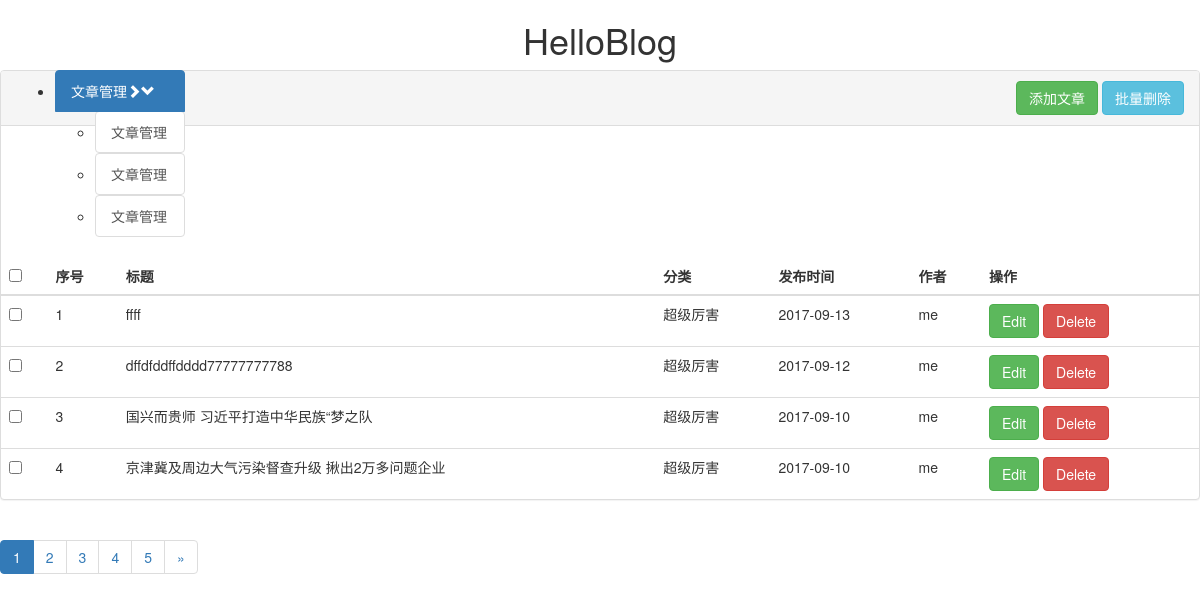
The page /backend/article_admin.html on the database its author committed.
### backend/models.py (models this page shows, shortened)
class Article(models.Model):
    id = models.AutoField(primary_key=True)
    title = models.CharField(max_length=64)
    publish_time = models.DateField(auto_now_add=True)
    tags = models.ManyToManyField(Tag)
    catagory = models.ForeignKey(Catagory)
    content = models.TextField()
    author = models.CharField(max_length=8)
    canbe_content = models.BooleanField(default=True)
    viwes_num = models.IntegerField(verbose_name='浏览数')
    summary = models.CharField(max_length=256)

class Catagory(models.Model):
    name = models.CharField('名称',max_length=30)
    def __str__(self):
        return self.name

### backend/views.py (the view)
@csrf_exempt
def article_admin(request):
    if request.POST:
        if request.POST.getlist('select_checked_article_list[]'):
            for line in request.POST.getlist('select_checked_article_list[]'):
                delete_sql_obj = Article.objects.get(id=int(line))
                delete_sql_obj.delete()
            return HttpResponse("delete all OK")
    else:
        every_page_num = 4  # 每页显示的记录数  #不加 order by 会有警告信息
        p = Paginator(Article.objects.all().order_by('-publish_time',), every_page_num)
        page = request.GET.get('page')
        print(type(page))
        if page == None:
            page = 1
        current_page_first = (int(page) - 1) * every_page_num
        try:
            contacts = p.page(page)
        except PageNotAnInteger:
            contacts = p.page(1)
        except EmptyPage:
            contacts = p.page(p.num_pages)
        for line in contacts:
            line.publish_time = datetime.datetime.strftime(line.publish_time, "%Y-%m-%d")
        return render(request, 'backend/article_admin.html', context={
            'contacts': contacts, 'every_page_num': every_page_num,
            'current_page_first': current_page_first,
        })

### templates/backend/article_admin.html (shortened to what this page needs)
<!DOCTYPE html>
<html lang="en">
<head>
    <link href="/static/css/bootstrap.min.css" rel="stylesheet">
    <link href="/static/css/custom.css" rel="stylesheet">
</head>
<body>
<div class="page-header-for-admin">
    <h1 class="text-center">HelloBlog</h1>
</div>
<div class="col-lg-2">
    <div class="list-group text-for-admin">
        <ul class="left-content-for-admin" id="drop1">
            <li>
                <a href="#" class="list-group-item active" id="dropdown1">文章管理<span
                        class="glyphicon glyphicon-chevron-right" aria-hidden="true"></span><span
                        class="glyphicon glyphicon-chevron-down" aria-hidden="true"></span></a>
                <ul class="left-content-for-admin">
                    <li><a href="#" class="list-group-item">文章管理</a></li>
                    <li><a href="#" class="list-group-item">文章管理</a></li>
                    <li><a href="#" class="list-group-item">文章管理</a></li>
                </ul>
            </li>
        </ul>
    </div>
</div>
<div class="col-lg-9-for-admin">
    <div class="panel panel-default">
        <div class="panel-heading text-for-admin-2" style="height: 55px;">
            <span class="pull-right">
                <a class="btn btn-success" href="{% url 'edit_article' %}">添加文章</a>
                <a class="btn btn-info" name="delete-all">批量删除</a>
            </span>
        </div>
        <table class="table">
            <thead>
            <tr>
                <th><input name="checked-all" type="checkbox"></th>
                <th>序号</th>
                <th>标题</th>
                <th>分类</th>
                <th>发布时间</th>
                <th>作者</th>
                <th>操作</th>
            </tr>
            </thead>
            <tbody>
            {% for article in contacts %}
                <tr name="RowId" row-id="{{ article.id }}">
                    <td scope="row"><label>
                        <input name="checked-one" type="checkbox">
                    </label></td>
                    <td scope="row">
                        {{ current_page_first|add:forloop.counter }}
                    </td>
                    <td>{{ article.title }}</td>
                    <td>{{ article.catagory }}</td>
                    <td>{{ article.publish_time }}</td>
                    <td>{{ article.author }}</td>
                    <td>
                        <a href="{% url "edit_article" %}?article-id={{ article.id }}&command=null" class="btn btn-success">Edit</a>
                        <a href="{% url "edit_article" %}?article-id={{ article.id }}&command=delete" class="btn btn-danger">Delete</a>
                    </td>
                </tr>
            {% endfor %}
            </tbody>
        </table>
    </div>
    <div>
        <ul class="pagination">
            {% for pg in contacts.paginator.page_range %}
                {% if contacts.number == pg %}
                    <li class="active"><a href="?page={{ pg }}">{{ pg }}</a></li>
                {% else %}
                    <li><a href="?page={{ pg }}">{{ pg }}</a></li>
                {% endif %}
            {% endfor %}
            {% if contacts.has_next  %}
                <li><a href="?page={{ contacts.next_page_number }}" aria-label="Next"><span aria-hidden="true">&raquo;</span></a>
                </li>
            {% endif %}
        </ul>
    </div>
</div>
</body>
</html>

### rows shown on the page
Article: counter "1", title "ffff", catagory "超级厉害", publish_time "2017-09-13", author "me"
Article: counter "2", title "dffdfddffdddd77777777788", catagory "超级厉害", publish_time "2017-09-12", author "me"
Article: counter "3", title "国兴而贵师 习近平打造中华民族“梦之队", catagory "超级厉害", publish_time "2017-09-10", author "me"
Article: counter "4", title "京津冀及周边大气污染督查升级 揪出2万多问题企业", catagory "超级厉害", publish_time "2017-09-10", author "me"

### other values the page prints
{{ pg }} "1"
{{ pg }} "2" "3" "4" "5"
